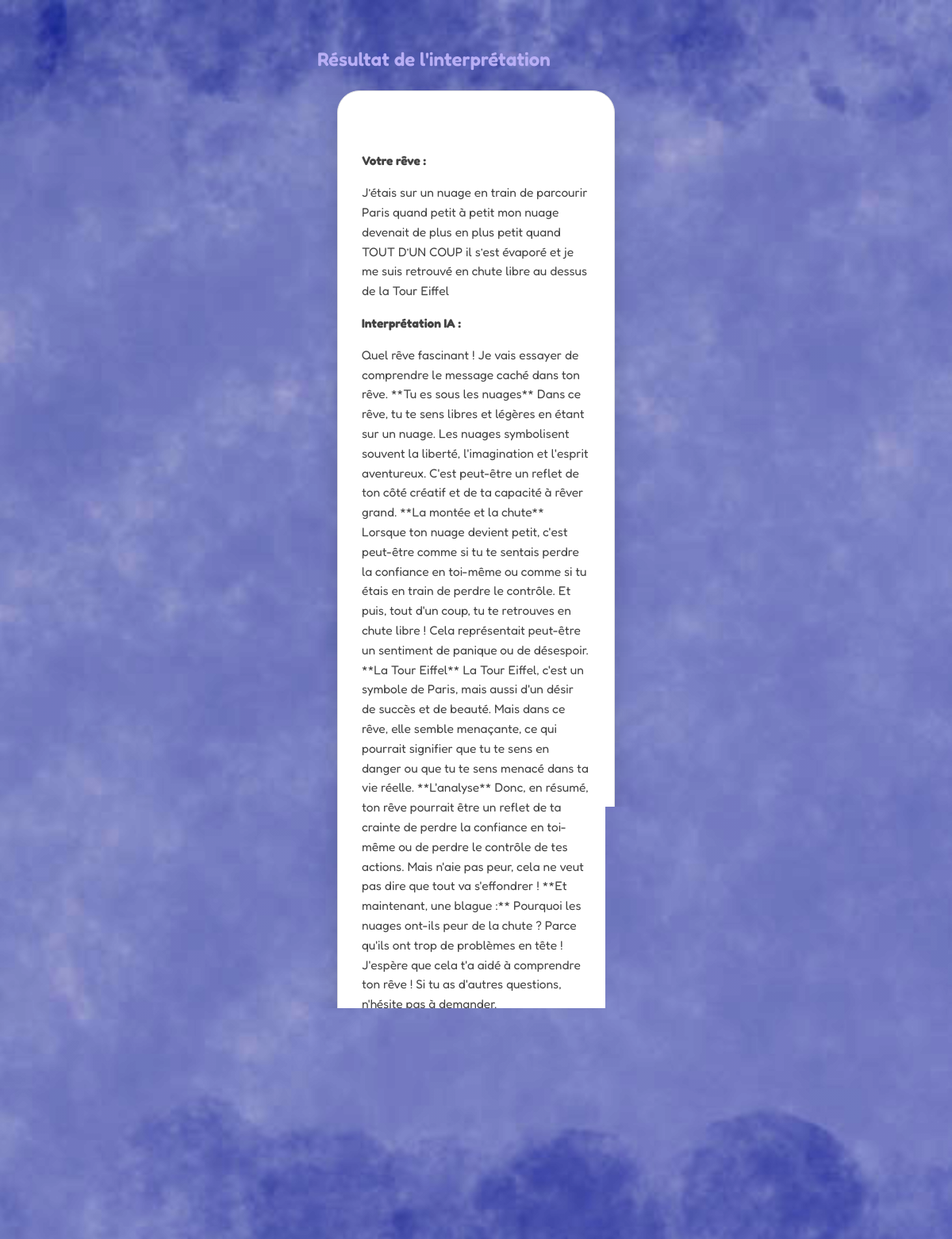
Screenshot of /result/16 (signed in) with the database file from the repository.
### tables this page shows
CREATE TABLE dreams (
            id INTEGER PRIMARY KEY AUTOINCREMENT,
            user_id INTEGER NOT NULL,
            title TEXT NOT NULL,
            content TEXT NOT NULL,
            interpretation TEXT,
            is_public INTEGER DEFAULT 0, dream_type TEXT DEFAULT 'reve',
            FOREIGN KEY (user_id) REFERENCES users (id)
        );

### app.py (the view)
@app.route("/result/<int:dream_id>")
def result(dream_id):
    if "user_id" not in session:
        return redirect(url_for("login"))
    conn = get_db_connection()
    cursor = conn.cursor()
    cursor.execute(
        "SELECT * FROM dreams WHERE id = ? AND user_id = ?",
        (dream_id, session["user_id"])
    )
    dream = cursor.fetchone()
    conn.close()
    if not dream:
        return "Rêve introuvable."
    return render_template("result.html", dream=dream)

### app.py (called while the page is built)
def get_db_connection():
    conn = sqlite3.connect('dreams.db')
    conn.row_factory = sqlite3.Row
    return conn

### templates/result.html (shortened to what this page needs)
<!DOCTYPE html>
<html lang="fr">
<head>
    <link rel="stylesheet" href="{{ url_for('static', filename='style.css') }}">
</head>
<body>
    <div class="container">
        <h2>Résultat de l'interprétation</h2>
        <div class="card">
            <h3>{{ dream["title"] }}</h3>
            <p><strong>Votre rêve :</strong></p>
            <p>{{ dream["content"] }}</p>
            <p><strong>Interprétation IA :</strong></p>
            <p>{{ dream["interpretation"] }}</p>
        </div>
        <div class="buttons">
            <a href="{{ url_for('dashboard') }}" class="btn">Retour au tableau de bord</a>
            <a href="{{ url_for('add_dream') }}" class="btn">Ajouter un autre rêve</a>
        </div>
    </div>
</body>
</html>

### static/style.css (style rules this page uses)
body { font-family: 'Fredoka', Arial, sans-serif; background: linear-gradient(135deg, #0b091a 0%, #161233 100%), url("/static/background.jpg") no-repeat center center fixed; background-size: cover; background-blend-mode: overlay; margin: 0; padding: 0; min-height: 100vh; color: #f0edff; }
.container { width: 100%; max-width: 400px; margin: 60px auto; background: transparent; box-shadow: none; }
h1, h2, h3, h4 { color: #b8aef5; font-weight: 600; margin-top: 0; }
h3 { font-size: 22px; color: #fff; text-align: left; margin-bottom: 20px; }
.card, .feed-card, .add-dream-card { background: #ffffff ; border: 1px solid #e0e0e0 ; border-radius: 28px ; padding: 30px ; margin-bottom: 30px ; margin: 25px; box-shadow: 0 10px 25px rgba(0, 0, 0, 0.15); box-sizing: border-box; color: #333333 ; }
.card p, .feed-card .dream-content { color: #444444 ; font-size: 15.5px; line-height: 1.6; }
.btn, .menu-link { display: block; width: 180px; text-align: center; text-decoration: none; background: #dcd6ff; color: #3f3a66; padding: 14px 16px; margin: 15px auto; font-size: 16px; font-weight: bold; border-radius: 50px; border: 2px solid #b8aef5; box-shadow: -15px 0 0 #dcd6ff, 15px 0 0 #dcd6ff, 0 -10px 0 #dcd6ff; transition: 0.3s; cursor: pointer; }
.buttons { display: flex; gap: 15px; justify-content: center; flex-wrap: wrap; margin: 25px 0; }
.feed-card, .card { display: block ; position: relative ; overflow: hidden ; }

### rows the page displays
dreams: content "J’étais sur un nuage en train de parcourir Paris quand petit à petit mon nuage devenait de plus en plus petit quand TOUT D’UN COUP il s’est évaporé et je me suis retrouvé en chute libre au dessus de la Tour Eiffel", interpretation "Quel rêve fascinant ! Je vais essayer de comprendre le message caché dans ton rêve. **Tu es sous les nuages** Dans ce rêve, tu te sens libres et légères en étant sur un nuage. Les nuages symbolisent souvent la liberté, l'imagination et l'esprit aventureux. C'est peut-être un reflet de ton côté créatif et de ta capacité à rêver grand. **La montée et la chute** Lorsque ton nuage devient petit, c'est peut-être comme si tu te sentais perdre la confiance en toi-même ou comme si tu étais en train de perdre le contrôle. Et puis, tout d'un coup, tu te retrouves en chute libre ! Cela représentait peut-être un sentiment de panique ou de désespoir. **La Tour Eiffel** La Tour Eiffel, c'est un symbole…"
